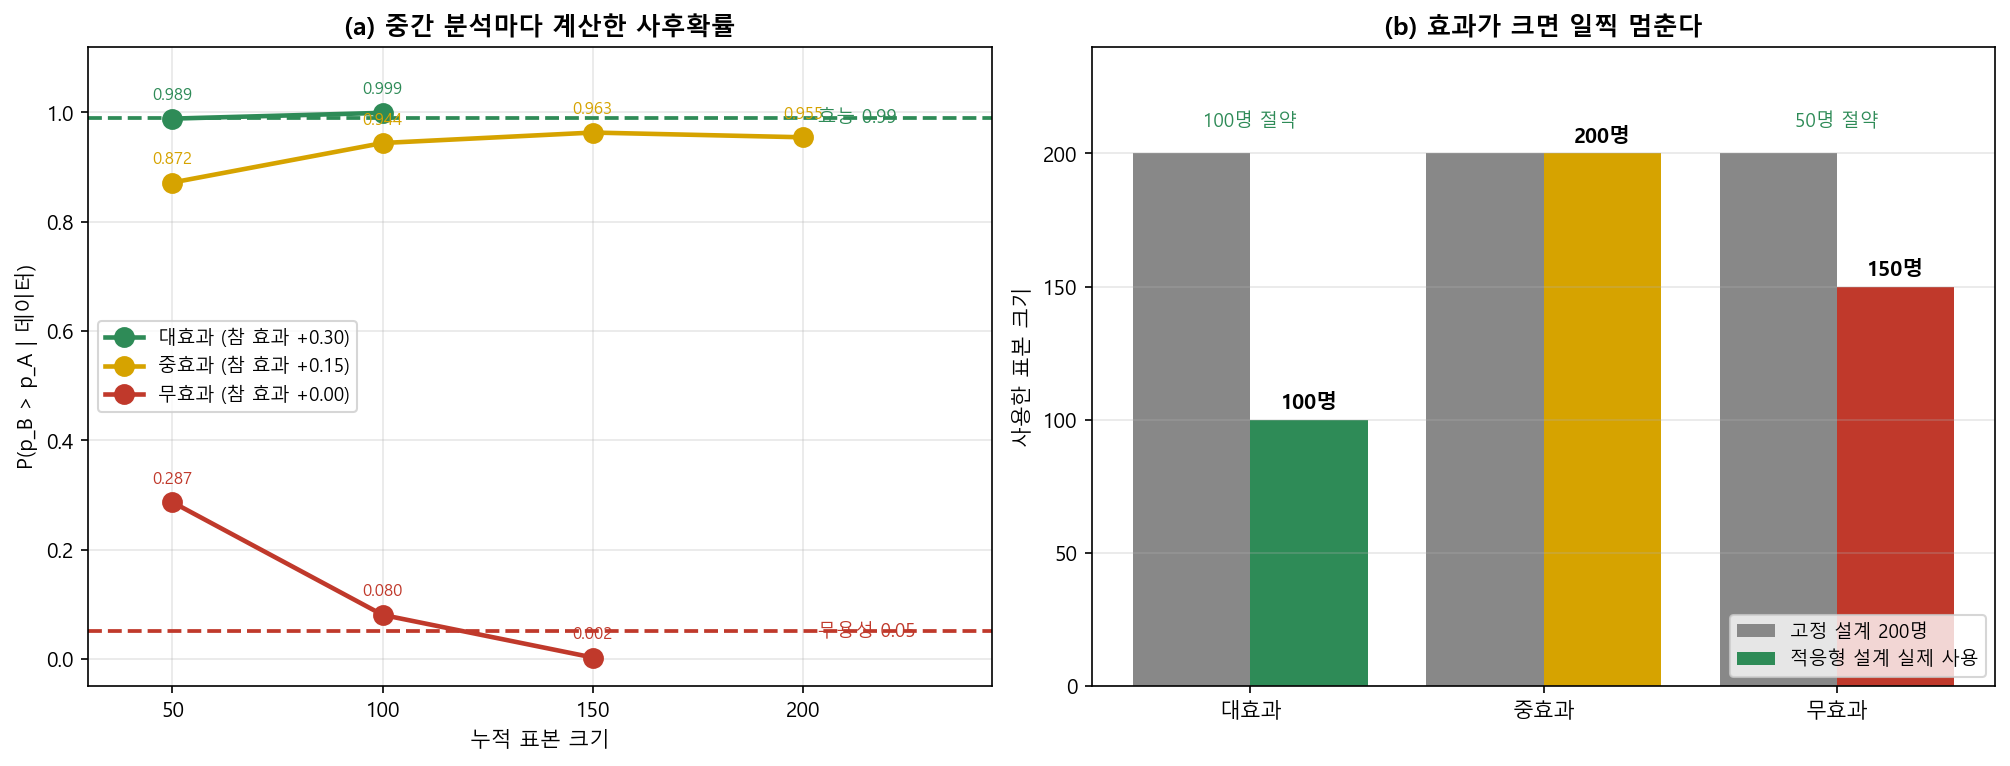

Recreate this plot in Python.
#!/usr/bin/env python
# -*- coding: utf-8 -*-
"""
제8장 실습 4: 베이지안 적응형 설계로 중단 시점 정하기
=====================================================

목적
- 중간 분석마다 P(B안이 A안보다 낫다)를 계산한다.
- 그 확률로 조기 중단(효능 / 무용성)을 판정한다.
- 세 시나리오에서 최종 표본 크기가 어떻게 달라지는지 본다.

데이터: practice/chapter08/data/8-4-bayesian-adaptive.csv
출력 그림: 8-4-bayesian-adaptive.png

수정 이력
- 2026-08-17
  (1) [근본 원인] CSV의 participant_id가 시나리오별이 아니라 파일 전체에서
      1~600으로 이어져 있다(large_effect 1~200, null_effect 201~400,
      medium_effect 401~600). 그런데 코드는 시나리오마다
      participant_id <= 50/100/150/200으로 잘라 냈다.
      null_effect와 medium_effect는 매번 0행이 잡혔고, Beta(1,1) 대 Beta(1,1)
      비교가 되어 사후확률이 언제나 0.5 근처로 찍혔다.
      직전 실행에서 medium_effect의 사후확률이 n=50,100,150,200에서
      0.4913 / 0.5010 / 0.4878 / 0.5068이었던 것은 데이터를 하나도
      안 보고 사전분포만 비교한 결과였다.
      → 시나리오 안에서 1부터 다시 세는 순번(seq)을 만들어 자르도록 고쳤다.
  (2) [근본 원인] CSV가 대조군 100명 뒤에 처치군 100명이 오는 순서로
      정렬돼 있었다. 순차 실험은 두 군이 번갈아 도착해야 한다.
      정렬된 채로 자르면 n=100 시점에 처치군이 0명이라 비교 자체가 안 된다.
      large_effect가 n=50, n=100에서 0.5925, 0.6092로 나온 원인이 이것이다.
      → 군별로 섞은 뒤 1:1로 번갈아 세우는 도착 순서를 seed 고정으로 만든다.
        관측값(outcome)은 그대로 쓰고 도착 순서만 바로잡는다.
  (3) 사후확률 몬테카를로에 시드가 없어 실행마다 값이 흔들렸다.
      → 시드를 고정했다. 도착 순서 시드도 hash()가 아니라 상수로 적는다
        (파이썬 문자열 hash는 실행마다 값이 달라진다).
  (4) 그림 출력이 없었다. 2개 패널 PNG를 저장한다.

저자: AI 기반 정책분석방법론
날짜: 2025-11-20 (최종 수정 2026-08-17)
"""

# == RESULTS LOG (auto): 콘솔 출력과 그림을 results/ 에 저장 ==
import sys as _sys
from pathlib import Path as _Path

_results_dir = _Path(__file__).resolve().parent.parent / "results"
_results_dir.mkdir(exist_ok=True)

class _Tee:
    def __init__(self, *streams):
        self._streams = streams
    def write(self, data):
        for _s in self._streams:
            _s.write(data)
            _s.flush()
    def flush(self):
        for _s in self._streams:
            _s.flush()

_sys.stdout = _Tee(_sys.stdout, open(_results_dir / (_Path(__file__).stem + ".log"), "w", encoding="utf-8"))

# 그림 저장을 results/ 로 돌린다 (강의자료용 diagrams/ 경로는 그대로 둔다)
try:
    from matplotlib.figure import Figure as _Fig
    if not getattr(_Fig, "_results_patched", False):
        _orig_savefig = _Fig.savefig
        def _savefig_to_results(self, fname, *a, **k):
            try:
                _p = _Path(fname)
                if "diagrams" not in [s.lower() for s in _p.parts]:
                    fname = _results_dir / _p.name
                    print(f"[그림 저장 → {fname}]")
            except TypeError:
                pass
            return _orig_savefig(self, fname, *a, **k)
        _Fig.savefig = _savefig_to_results
        _Fig._results_patched = True
except ImportError:
    pass
# == /RESULTS LOG ==


import pathlib

import matplotlib
matplotlib.use('Agg')
import matplotlib.pyplot as plt
import numpy as np
import pandas as pd

plt.rcParams['font.family'] = 'Malgun Gothic'
plt.rcParams['axes.unicode_minus'] = False

THETA_EFFICACY = 0.99      # 이 이상이면 B안 채택하고 중단
THETA_FUTILITY = 0.05      # 이 이하이면 B안 접고 중단
INTERIM_POINTS = [50, 100, 150, 200]
MC = 200_000

print("=" * 80)
print("실습 4. 베이지안 적응형 설계로 중단 시점 정하기")
print("=" * 80)

base_dir = pathlib.Path(__file__).resolve().parents[1]
data_path = base_dir / 'data' / '8-4-bayesian-adaptive.csv'
df = pd.read_csv(data_path)

print("\n[0단계] 데이터 로드")
print("-" * 80)
print(f"  파일: {data_path.name}")
print(f"  총 행 수: {len(df)}")
print(f"  시나리오: {list(df['scenario'].unique())}")
print(f"  participant_id 범위: {df['participant_id'].min()}~{df['participant_id'].max()}"
      "  (시나리오별이 아니라 파일 전체 번호다)")


def arrival_order(d, seed=0):
    """대조군과 처치군을 1:1로 번갈아 세운 도착 순서를 만든다."""
    rng = np.random.default_rng(seed)
    ctrl = d[d['treatment'] == 0].sample(frac=1, random_state=seed).reset_index(drop=True)
    trt = d[d['treatment'] == 1].sample(frac=1, random_state=seed + 1).reset_index(drop=True)
    m = min(len(ctrl), len(trt))
    rows = []
    for i in range(m):
        pair = [ctrl.iloc[i], trt.iloc[i]]
        if rng.random() < 0.5:                 # 쌍 안에서 순서도 무작위
            pair = pair[::-1]
        rows.extend(pair)
    out = pd.DataFrame(rows).reset_index(drop=True)
    out['seq'] = np.arange(1, len(out) + 1)    # 시나리오 안에서 1부터 다시 센다
    return out


rng_mc = np.random.default_rng(2026)

print(f"\n[1단계] 중단 규칙")
print("-" * 80)
print(f"  P(p_B > p_A | 데이터) >= {THETA_EFFICACY}  →  B안 채택하고 중단")
print(f"  P(p_B > p_A | 데이터) <= {THETA_FUTILITY}  →  B안 접고 중단")
print(f"  그 사이면 계속 모집. 중간 분석 시점: {INTERIM_POINTS}")
print(f"  사전분포는 두 군 모두 Beta(1,1) = 균등분포")

scenario_order = ['large_effect', 'medium_effect', 'null_effect']
scenario_ko = {'large_effect': '대효과', 'medium_effect': '중효과', 'null_effect': '무효과'}
# 도착 순서용 시드. hash()는 실행마다 달라지므로 값을 직접 적어 둔다.
scenario_seed = {'large_effect': 11, 'medium_effect': 22, 'null_effect': 33}

summary = []
traces = {}

for sid in scenario_order:
    d = arrival_order(df[df['scenario'] == sid], seed=scenario_seed[sid])
    p_c_true = d['p_control_true'].iloc[0]
    p_t_true = d['p_treatment_true'].iloc[0]

    print(f"\n[2단계-{scenario_ko[sid]}] {sid}")
    print("-" * 80)
    print(f"  참 전환율: A안 {p_c_true:.2f}, B안 {p_t_true:.2f} "
          f"(참 효과 {p_t_true - p_c_true:+.2f})")
    print(f"  {'누적 n':>8}{'A안 성공/인원':>15}{'B안 성공/인원':>15}"
          f"{'P(p_B>p_A)':>13}{'결정':>16}")

    trace = []
    stopped, reason, final_n, final_pp = False, None, None, None

    for n in INTERIM_POINTS:
        d_n = d[d['seq'] <= n]
        ctrl, trt = d_n[d_n['treatment'] == 0], d_n[d_n['treatment'] == 1]
        s_c, n_c = int(ctrl['outcome'].sum()), len(ctrl)
        s_t, n_t = int(trt['outcome'].sum()), len(trt)

        # Beta(1,1) 사전분포 + 이항 관측 → Beta(1+성공, 1+실패)
        pa = rng_mc.beta(1 + s_c, 1 + n_c - s_c, MC)
        pb = rng_mc.beta(1 + s_t, 1 + n_t - s_t, MC)
        pp = float(np.mean(pb > pa))

        if pp >= THETA_EFFICACY:
            decision, stopped, reason = 'B안 채택·중단', True, 'efficacy'
        elif pp <= THETA_FUTILITY:
            decision, stopped, reason = 'B안 폐기·중단', True, 'futility'
        else:
            decision = '계속'

        trace.append({'n': n, 'pp': pp, 'decision': decision})
        print(f"  {n:>8}{f'{s_c}/{n_c}':>15}{f'{s_t}/{n_t}':>15}"
              f"{pp:>13.4f}{decision:>16}")

        final_n, final_pp = n, pp
        if stopped:
            break

    traces[sid] = trace
    summary.append({
        '시나리오': scenario_ko[sid],
        '참 A': p_c_true, '참 B': p_t_true,
        '최종 n': final_n,
        '조기 중단': '예' if stopped else '아니오',
        '이유': reason or '-',
        '최종 사후확률': final_pp,
        '절약한 인원': 200 - final_n,
    })

print("\n[3단계] 세 시나리오 요약")
print("-" * 80)
sm = pd.DataFrame(summary)
print(sm.to_string(index=False, float_format=lambda v: f"{v:.4f}"))

saved = int(sm['절약한 인원'].sum())
print(f"\n  세 실험을 다 돌렸다면 600명이 필요했다. 실제로 쓴 인원 {600 - saved}명.")
print(f"  {saved}명을 아꼈다.")

print("\n[4단계] 판정이 뒤집히는 지점")
print("-" * 80)
for sid in scenario_order:
    tr = traces[sid]
    print(f"  {scenario_ko[sid]:>4}: " +
          " → ".join(f"n={x['n']} {x['pp']:.3f}" for x in tr))
print(f"\n  효능 기준을 {THETA_EFFICACY}에서 0.95로 낮추면 언제 멈추는가:")
for sid in scenario_order:
    hit = [x['n'] for x in traces[sid] if x['pp'] >= 0.95]
    print(f"    {scenario_ko[sid]:>4}: " +
          (f"n={hit[0]}에서 중단" if hit else "중단 없음 (200명 완주)"))

# ---------------------------------------------------------------------------
# 5단계: 그림
# ---------------------------------------------------------------------------
fig, axes = plt.subplots(1, 2, figsize=(13.5, 5.2))
colors = {'large_effect': '#2e8b57', 'medium_effect': '#d6a300', 'null_effect': '#c0392b'}

ax = axes[0]
for sid in scenario_order:
    tr = traces[sid]
    ax.plot([x['n'] for x in tr], [x['pp'] for x in tr], 'o-',
            color=colors[sid], linewidth=2.2, markersize=9,
            label=f"{scenario_ko[sid]} (참 효과 "
                  f"{sm[sm['시나리오'] == scenario_ko[sid]]['참 B'].iloc[0] - sm[sm['시나리오'] == scenario_ko[sid]]['참 A'].iloc[0]:+.2f})")
    for x in tr:
        ax.annotate(f"{x['pp']:.3f}", (x['n'], x['pp']),
                    textcoords='offset points', xytext=(0, 9), fontsize=8,
                    ha='center', color=colors[sid])
ax.axhline(THETA_EFFICACY, color='#2e8b57', linestyle='--', linewidth=1.8)
ax.axhline(THETA_FUTILITY, color='#c0392b', linestyle='--', linewidth=1.8)
ax.text(202, THETA_EFFICACY, ' 효능 0.99', va='center', fontsize=9, color='#2e8b57')
ax.text(202, THETA_FUTILITY, ' 무용성 0.05', va='center', fontsize=9, color='#c0392b')
ax.set_xlabel('누적 표본 크기'); ax.set_ylabel('P(p_B > p_A | 데이터)')
ax.set_xlim(30, 245); ax.set_ylim(-0.05, 1.12)
ax.set_xticks(INTERIM_POINTS)
ax.set_title('(a) 중간 분석마다 계산한 사후확률', fontweight='bold')
ax.legend(fontsize=9, loc='center left'); ax.grid(alpha=0.3)

ax = axes[1]
labs = [r['시나리오'] for r in summary]
used = [r['최종 n'] for r in summary]
xs = np.arange(len(labs))
ax.bar(xs - 0.2, [200] * len(labs), width=0.4, color='#888888', label='고정 설계 200명')
ax.bar(xs + 0.2, used, width=0.4,
       color=[colors[s] for s in scenario_order], label='적응형 설계 실제 사용')
for i, v in enumerate(used):
    ax.text(i + 0.2, v + 4, f"{v}명", ha='center', fontsize=10, fontweight='bold')
    if v < 200:
        ax.text(i, 210, f"{200 - v}명 절약", ha='center', fontsize=9, color='#2e8b57')
ax.set_xticks(xs); ax.set_xticklabels(labs)
ax.set_ylabel('사용한 표본 크기'); ax.set_ylim(0, 240)
ax.set_title('(b) 효과가 크면 일찍 멈춘다', fontweight='bold')
ax.legend(fontsize=9, loc='lower right'); ax.grid(axis='y', alpha=0.3)

plt.tight_layout()
png = pathlib.Path(__file__).with_name('8-4-bayesian-adaptive.png')
plt.savefig(png, dpi=150, bbox_inches='tight')
plt.close()
print(f"\n그림 저장: {png.name}")

print("\n" + "=" * 80)
print("정리")
print("=" * 80)
print("1. 사후확률은 'B안이 나을 확률'로 바로 읽는다. p값과 달리 해석에 조건이 붙지 않는다.")
print("2. 효과가 크면 사후확률이 빨리 0.99를 넘어 표본을 아낀다.")
print("3. 첫 중간 분석은 각 군 25명뿐이라 흔들린다. 무효과 시나리오가")
print("   n=50에서 0.042로 떨어져 B안을 접었는데, 참 효과는 0이 아니라 '차이 없음'이었다.")
print("   중간 분석을 너무 이른 시점에 두면 이런 판정이 나온다.")
print("4. 중단 기준(0.99 / 0.05)과 중간 분석 시점은 실험 전에 정해 두고 바꾸지 않는다.")
print("=" * 80)
